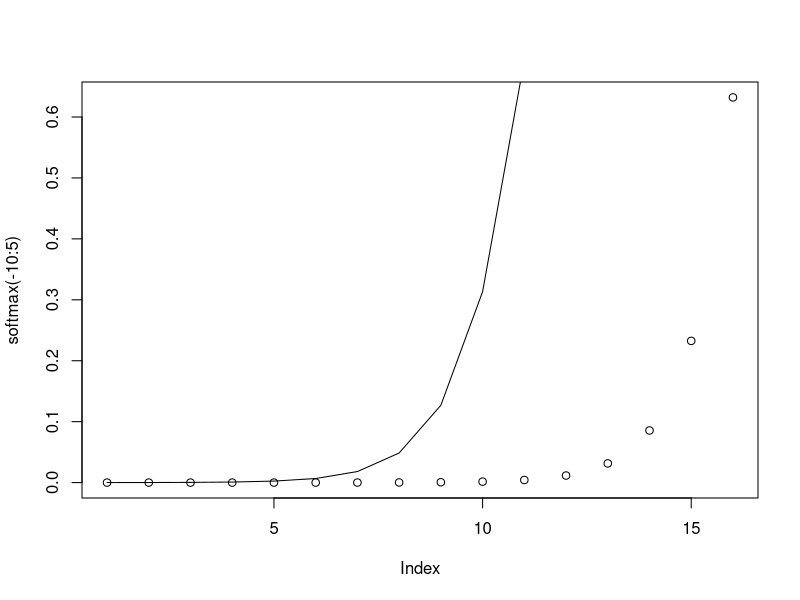
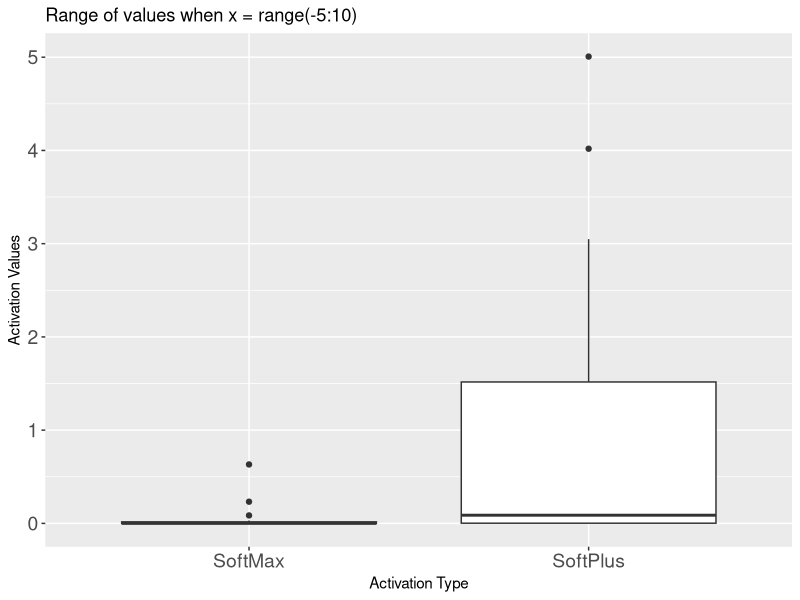

Reproduce these figures in R, in order.
# Taking a look at activation functions

library(dplyr)
library(ggplot2)

softplus <- function (x) log(exp(x) + 1)
softmax <- function(x) exp(x)/sum(exp(x))

plot(softmax(-10:5))
lines(softplus(-10:5))


rng <- -10:5

sm <- tibble(rng, softmax(rng), "SoftMax")
sp <- tibble(rng, softplus(rng), "SoftPlus")
cn <- c("Range", "Activation Value", "Activation Type")

colnames(sm) = cn
colnames(sp) = cn

activations <- bind_rows(sm,sp)

f1 <- ggplot(activations, aes(`Activation Type`, `Activation Value`)) +
    geom_boxplot() +
    labs(
        x = "Activation Type", y="Activation Values",
        title="Range of values when x = range(-5:10)") +
    theme(
        axis.text.x = element_text(size=14),
        axis.text.y = element_text(size=14)
    )

ggsave("imgs/activations.png", f1)
